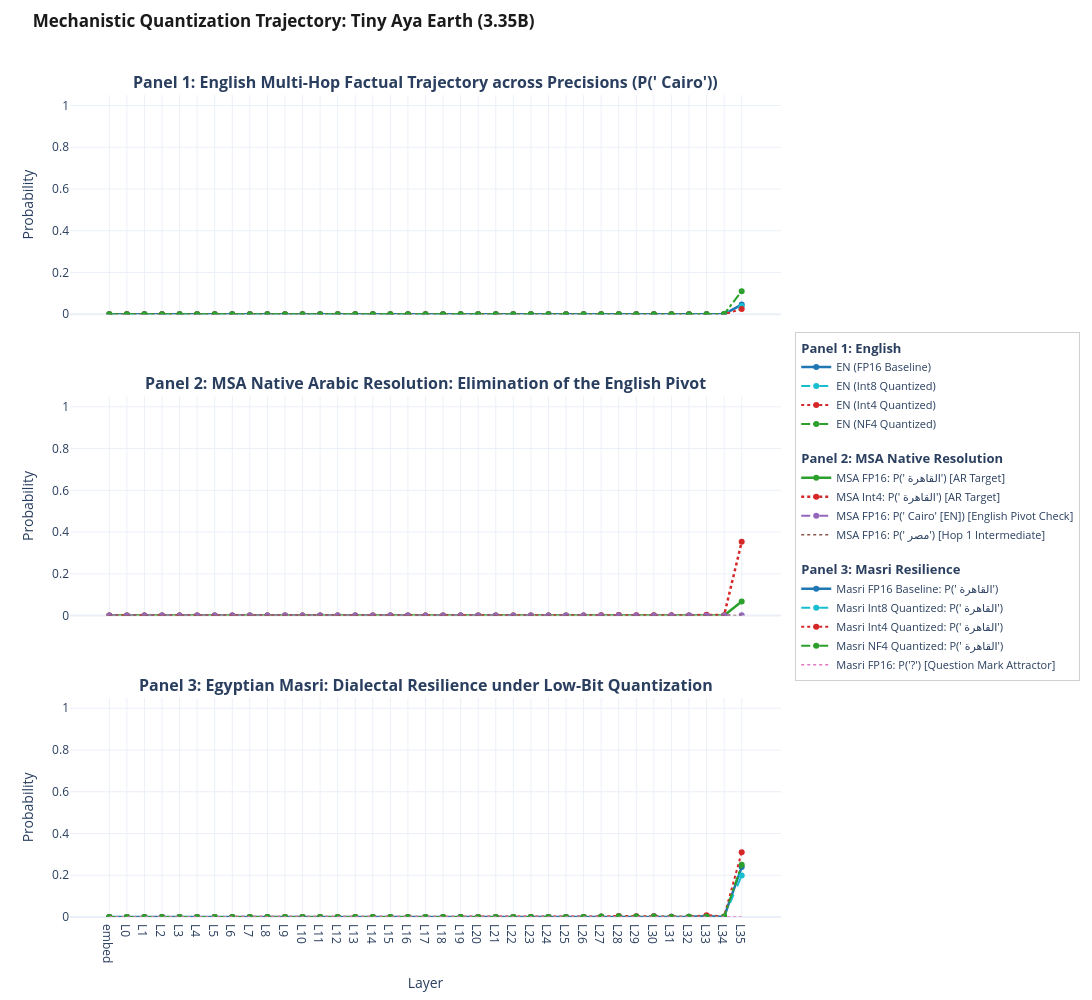

The notebook cell saved with this chart:
### Markdown cell above
### Step 7: 3-Panel Interactive Visualization of Tiny Aya Multi-Hop Reasoning

We generate an interactive, publication-ready Plotly figure tracing the mechanistic probabilities across all 36 layers of `CohereLabs/tiny-aya-earth`:
- **Panel 1: English Multi-Hop Factual Trajectory**: $P(\text{' Cairo'})$ across full precision and quantization regimes (FP16, Int8, Int4, NF4).
- **Panel 2: Absence of the English Pivot in MSA**: Comparing Arabic target $P(\text{' القاهرة'})$ against English $P(\text{' Cairo'})$ and intermediate entity $P(\text{' مصر'})$. This visually proves Hypothesis 1: Tiny Aya routes through Arabic native representations without an L22 English detour.
- **Panel 3: Masri Dialectal Resilience**: Demonstrating how Egyptian Arabic retains high factual target probability ($P \approx 0.20 - 0.31$) across all precisions, contrasting with the conversational attractor collapse observed in Gemma-2-2B.

### Code cell
# Generate 3-Panel Interactive Plotly Visualization for Tiny Aya
layer_labels = df_results[df_results["lang"] == "EN"]["layer_label"].unique().tolist()

fig = make_subplots(
    rows=3, cols=1,
    shared_xaxes=True,
    vertical_spacing=0.10,
    subplot_titles=(
        "<b>Panel 1: English Multi-Hop Factual Trajectory across Precisions (P(' Cairo'))</b>",
        "<b>Panel 2: MSA Native Arabic Resolution: Elimination of the English Pivot</b>",
        "<b>Panel 3: Egyptian Masri: Dialectal Resilience under Low-Bit Quantization</b>"
    )
)

precision_styles = [
    ("FP16 Baseline", "#1f77b4", "solid", 2.5),
    ("Int8 Quantized", "#17becf", "dash", 2.0),
    ("Int4 Quantized", "#d62728", "dot", 2.0),
    ("NF4 Quantized", "#2ca02c", "dashdot", 2.0),
]

# Panel 1: English Trajectory
for prec, color, dash, width in precision_styles:
    sub = df_results[(df_results["lang"] == "EN") & (df_results["precision"] == prec)]
    fig.add_trace(
        go.Scatter(
            x=sub["layer_label"],
            y=sub["p_cairo_en"],
            mode="lines+markers",
            name=f"EN ({prec})",
            line=dict(color=color, dash=dash, width=width),
            legendgroup="panel1",
            legendgrouptitle_text="<b>Panel 1: English</b>"
        ),
        row=1, col=1
    )

# Panel 2: MSA Pivot Elimination Check (FP16 & Int4)
sub_msa_fp16 = df_results[(df_results["lang"] == "MSA") & (df_results["precision"] == "FP16 Baseline")]
sub_msa_int4 = df_results[(df_results["lang"] == "MSA") & (df_results["precision"] == "Int4 Quantized")]
sub_msa_nf4 = df_results[(df_results["lang"] == "MSA") & (df_results["precision"] == "NF4 Quantized")]

fig.add_trace(
    go.Scatter(
        x=sub_msa_fp16["layer_label"],
        y=sub_msa_fp16["p_cairo_ar"],
        mode="lines+markers",
        name="MSA FP16: P(' القاهرة') [AR Target]",
        line=dict(color="#2ca02c", width=2.5),
        legendgroup="panel2",
        legendgrouptitle_text="<b>Panel 2: MSA Native Resolution</b>"
    ),
    row=2, col=1
)

fig.add_trace(
    go.Scatter(
        x=sub_msa_int4["layer_label"],
        y=sub_msa_int4["p_cairo_ar"],
        mode="lines+markers",
        name="MSA Int4: P(' القاهرة') [AR Target]",
        line=dict(color="#d62728", dash="dot", width=2.5),
        legendgroup="panel2"
    ),
    row=2, col=1
)

fig.add_trace(
    go.Scatter(
        x=sub_msa_fp16["layer_label"],
        y=sub_msa_fp16["p_cairo_en"],
        mode="lines+markers",
        name="MSA FP16: P(' Cairo' [EN]) [English Pivot Check]",
        line=dict(color="#9467bd", dash="dash", width=2),
        legendgroup="panel2"
    ),
    row=2, col=1
)

fig.add_trace(
    go.Scatter(
        x=sub_msa_fp16["layer_label"],
        y=sub_msa_fp16["p_egypt_ar"],
        mode="lines",
        name="MSA FP16: P(' مصر') [Hop 1 Intermediate]",
        line=dict(color="#8c564b", dash="dot", width=1.5),
        legendgroup="panel2"
    ),
    row=2, col=1
)

# Panel 3: Masri Dialectal Target vs Quantization & Interrogative Attractor
for prec, color, dash, width in precision_styles:
    sub = df_results[(df_results["lang"] == "Masri") & (df_results["precision"] == prec)]
    fig.add_trace(
        go.Scatter(
            x=sub["layer_label"],
            y=sub["p_cairo_ar"],
            mode="lines+markers",
            name=f"Masri {prec}: P(' القاهرة')",
            line=dict(color=color, dash=dash, width=width),
            legendgroup="panel3",
            legendgrouptitle_text="<b>Panel 3: Masri Resilience</b>"
        ),
        row=3, col=1
    )

# Add question mark attractor trace to show it doesn't hijack Tiny Aya
sub_masri_qmark = df_results[(df_results["lang"] == "Masri") & (df_results["precision"] == "FP16 Baseline")]
fig.add_trace(
    go.Scatter(
        x=sub_masri_qmark["layer_label"],
        y=sub_masri_qmark["p_qmark_en"],
        mode="lines",
        name="Masri FP16: P('?') [Question Mark Attractor]",
        line=dict(color="#e377c2", dash="dot", width=1.5),
        legendgroup="panel3"
    ),
    row=3, col=1
)

fig.update_layout(
    title=dict(
        text="<b>Mechanistic Quantization Trajectory: Tiny Aya Earth (3.35B)</b>",
        font=dict(size=17, color="#1a1a1a"),
        x=0.03, y=0.985,
        xanchor="left", yanchor="top"
    ),
    width=1200,
    height=1000,
    template="plotly_white",
    hovermode="x unified",
    legend=dict(
        x=1.02, y=0.5,
        xanchor="left", yanchor="middle",
        orientation="v",
        bgcolor="rgba(255, 255, 255, 0.95)",
        bordercolor="#d0d0d0",
        borderwidth=1,
        font=dict(size=11),
        tracegroupgap=15
    ),
    margin=dict(l=70, r=300, t=95, b=60)
)

fig.update_yaxes(title_text="Probability", range=[0, 1.05], row=1, col=1)
fig.update_yaxes(title_text="Probability", range=[0, 1.05], row=2, col=1)
fig.update_yaxes(title_text="Probability", range=[0, 1.05], row=3, col=1)
fig.update_xaxes(title_text="Layer", row=3, col=1)

html_file = "tiny_aya_quantization_multihop_trajectory.html"
fig.write_html(html_file)
print(f"Interactive 3-panel visualization saved to {html_file}")
fig.show()

### Figure 1 — Plotly figure (JSON) as saved in the notebook; plotly's stock layout.template omitted (floating-point values rounded to 4 significant figures)
{"data": [{"legendgroup": "panel1", "legendgrouptitle": {"text": "<b>Panel 1: English</b>"}, "line": {"color": "#1f77b4", "dash": "solid", "width": 2.5}, "mode": "lines+markers", "name": "EN (FP16 Baseline)", "type": "scatter", "x": ["embed", "L0", "L1", "L2", "L3", "L4", "L5", "L6", "L7", "L8", "L9", "L10", "L11", "L12", "L13", "L14", "L15", "L16", "L17", "L18", "L19", "L20", "L21", "L22", "L23", "L24", "L25", "L26", "L27", "L28", "L29", "L30", "L31", "L32", "L33", "L34", "L35"], "xaxis": "x", "y": [0.0, 5.588e-07, 3.092e-07, 1.704e-07, 5.327e-07, 7.264e-07, 5.774e-07, 4.354e-08, 3.376e-08, 2.456e-08, 2.91e-10, 1.234e-11, 1.648e-11, 6.503e-11, 3.843e-11, 2.037e-09, 1.764e-10, 1.128e-09, 1.506e-09, 3.987e-09, 7.567e-10, 9.371e-09, 1.793e-08, 9.267e-08, 3.085e-09, 1.691e-06, 8.047e-07, 3.576e-07, 5.476e-07, 2.015e-05, 3.719e-05, 4.858e-06, 5.603e-06, 4.262e-06, 8.106e-06, 7.01e-05, 0.04614], "yaxis": "y"}, {"legendgroup": "panel1", "legendgrouptitle": {"text": "<b>Panel 1: English</b>"}, "line": {"color": "#17becf", "dash": "dash", "width": 2.0}, "mode": "lines+markers", "name": "EN (Int8 Quantized)", "type": "scatter", "x": ["embed", "L0", "L1", "L2", "L3", "L4", "L5", "L6", "L7", "L8", "L9", "L10", "L11", "L12", "L13", "L14", "L15", "L16", "L17", "L18", "L19", "L20", "L21", "L22", "L23", "L24", "L25", "L26", "L27", "L28", "L29", "L30", "L31", "L32", "L33", "L34", "L35"], "xaxis": "x", "y": [0.0, 5.439e-07, 3.166e-07, 1.695e-07, 5.439e-07, 7.637e-07, 5.774e-07, 4.61e-08, 3.26e-08, 2.387e-08, 2.71e-10, 1.023e-11, 1.364e-11, 5.525e-11, 3.615e-11, 1.717e-09, 1.537e-10, 1.084e-09, 1.433e-09, 4.249e-09, 8.986e-10, 9.604e-09, 1.711e-08, 7.357e-08, 2.823e-09, 1.311e-06, 6.78e-07, 3.017e-07, 4.955e-07, 1.729e-05, 3.171e-05, 4.768e-06, 4.947e-06, 2.861e-06, 5.603e-06, 5.841e-05, 0.03882], "yaxis": "y"}, {"legendgroup": "panel1", "legendgrouptitle": {"text": "<b>Panel 1: English</b>"}, "line": {"color": "#d62728", "dash": "dot", "width": 2.0}, "mode": "lines+markers", "name": "EN (Int4 Quantized)", "type": "scatter", "x": ["embed", "L0", "L1", "L2", "L3", "L4", "L5", "L6", "L7", "L8", "L9", "L10", "L11", "L12", "L13", "L14", "L15", "L16", "L17", "L18", "L19", "L20", "L21", "L22", "L23", "L24", "L25", "L26", "L27", "L28", "L29", "L30", "L31", "L32", "L33", "L34", "L35"], "xaxis": "x", "y": [0.0, 4.917e-07, 2.17e-07, 9.546e-08, 4.508e-07, 5.066e-07, 4.638e-07, 2.573e-08, 8.44e-09, 1.048e-08, 8.404e-10, 1.45e-11, 5.389e-11, 9.14e-11, 1.887e-11, 7.021e-10, 3.047e-11, 2.929e-10, 7.785e-10, 1.222e-09, 1.528e-09, 7.742e-09, 1.956e-08, 9.779e-09, 7.603e-10, 5.96e-08, 4.354e-08, 3.399e-08, 4.889e-08, 1.319e-06, 2.414e-06, 3.26e-07, 5.029e-07, 1.408e-06, 4.202e-06, 6.962e-05, 0.02454], "yaxis": "y"}, {"legendgroup": "panel1", "legendgrouptitle": {"text": "<b>Panel 1: English</b>"}, "line": {"color": "#2ca02c", "dash": "dashdot", "width": 2.0}, "mode": "lines+markers", "name": "EN (NF4 Quantized)", "type": "scatter", "x": ["embed", "L0", "L1", "L2", "L3", "L4", "L5", "L6", "L7", "L8", "L9", "L10", "L11", "L12", "L13", "L14", "L15", "L16", "L17", "L18", "L19", "L20", "L21", "L22", "L23", "L24", "L25", "L26", "L27", "L28", "L29", "L30", "L31", "L32", "L33", "L34", "L35"], "xaxis": "x", "y": [0.0, 3.26e-07, 2.645e-07, 1.509e-07, 5.998e-07, 7.004e-07, 4.638e-07, 1.132e-07, 6.892e-08, 2.584e-08, 6.403e-10, 1.04e-11, 1.427e-11, 1.032e-10, 3.274e-11, 6.185e-10, 4.957e-11, 2.474e-10, 7.785e-10, 3.187e-09, 1.113e-09, 6.956e-09, 1.478e-08, 1.974e-07, 9.08e-09, 1.11e-06, 5.774e-07, 3.8e-07, 1.244e-06, 1.597e-05, 6.485e-05, 2.313e-05, 2.372e-05, 6.676e-06, 3.409e-05, 0.0003719, 0.1104], "yaxis": "y"}, {"legendgroup": "panel2", "legendgrouptitle": {"text": "<b>Panel 2: MSA Native Resolution</b>"}, "line": {"color": "#2ca02c", "width": 2.5}, "mode": "lines+markers", "name": "MSA FP16: P(' القاهرة') [AR Target]", "type": "scatter", "x": ["embed", "L0", "L1", "L2", "L3", "L4", "L5", "L6", "L7", "L8", "L9", "L10", "L11", "L12", "L13", "L14", "L15", "L16", "L17", "L18", "L19", "L20", "L21", "L22", "L23", "L24", "L25", "L26", "L27", "L28", "L29", "L30", "L31", "L32", "L33", "L34", "L35"], "xaxis": "x2", "y": [9.442e-35, 1.445e-06, 1.453e-06, 7.73e-08, 1.276e-07, 1.048e-07, 1.997e-06, 7.562e-07, 1.527e-06, 2.846e-06, 1.408e-06, 1.08e-07, 2.552e-07, 3.316e-07, 1.909e-07, 3.874e-07, 3.409e-07, 2.742e-06, 4.154e-07, 2.403e-07, 5.253e-07, 8.158e-07, 1.118e-06, 3.338e-06, 5.476e-07, 0.0001278, 0.0001392, 5.221e-05, 0.0001392, 0.001106, 0.0005722, 0.0002575, 0.0002632, 0.0001984, 0.000824, 0.0002823, 0.06738], "yaxis": "y2"}, {"legendgroup": "panel2", "line": {"color": "#d62728", "dash": "dot", "width": 2.5}, "mode": "lines+markers", "name": "MSA Int4: P(' القاهرة') [AR Target]", "type": "scatter", "x": ["embed", "L0", "L1", "L2", "L3", "L4", "L5", "L6", "L7", "L8", "L9", "L10", "L11", "L12", "L13", "L14", "L15", "L16", "L17", "L18", "L19", "L20", "L21", "L22", "L23", "L24", "L25", "L26", "L27", "L28", "L29", "L30", "L31", "L32", "L33", "L34", "L35"], "xaxis": "x2", "y": [9.442e-35, 1.281e-06, 1.743e-06, 1.993e-07, 2.887e-07, 2.151e-07, 1.118e-06, 2.608e-07, 1.036e-06, 3.085e-06, 1.565e-06, 3.334e-07, 2.701e-07, 7.6e-07, 2.17e-07, 4.21e-07, 4.135e-07, 3.532e-06, 4.191e-07, 6.38e-08, 5.588e-07, 2.012e-06, 3.442e-06, 4.351e-06, 3.323e-06, 0.0001035, 0.0001993, 0.0001163, 0.001305, 0.002838, 0.002243, 0.001625, 0.001122, 0.000885, 0.003708, 0.001953, 0.3535], "yaxis": "y2"}, {"legendgroup": "panel2", "line": {"color": "#9467bd", "dash": "dash", "width": 2}, "mode": "lines+markers", "name": "MSA FP16: P(' Cairo' [EN]) [English Pivot Check]", "type": "scatter", "x": ["embed", "L0", "L1", "L2", "L3", "L4", "L5", "L6", "L7", "L8", "L9", "L10", "L11", "L12", "L13", "L14", "L15", "L16", "L17", "L18", "L19", "L20", "L21", "L22", "L23", "L24", "L25", "L26", "L27", "L28", "L29", "L30", "L31", "L32", "L33", "L34", "L35"], "xaxis": "x2", "y": [3.747e-34, 5.275e-10, 1.819e-10, 3.297e-11, 7.321e-11, 2.656e-10, 1.269e-08, 1.537e-08, 7.509e-09, 1.345e-08, 6.17e-09, 4.329e-10, 3.26e-09, 4.715e-09, 2.383e-10, 6.403e-10, 8.695e-10, 2.852e-08, 5.239e-09, 9.197e-09, 6.665e-09, 3.912e-08, 2.317e-08, 1.797e-07, 2.084e-08, 1.991e-05, 1.013e-05, 4.351e-06, 2.074e-05, 0.001183, 0.0008316, 0.0003414, 0.0006332, 0.0002804, 0.0001898, 2.873e-05, 0.001236], "yaxis": "y2"}, {"legendgroup": "panel2", "line": {"color": "#8c564b", "dash": "dot", "width": 1.5}, "mode": "lines", "name": "MSA FP16: P(' مصر') [Hop 1 Intermediate]", "type": "scatter", "x": ["embed", "L0", "L1", "L2", "L3", "L4", "L5", "L6", "L7", "L8", "L9", "L10", "L11", "L12", "L13", "L14", "L15", "L16", "L17", "L18", "L19", "L20", "L21", "L22", "L23", "L24", "L25", "L26", "L27", "L28", "L29", "L30", "L31", "L32", "L33", "L34", "L35"], "xaxis": "x2", "y": [4.514e-34, 3.368e-06, 9.35e-07, 2.421e-08, 5.052e-08, 2.573e-08, 9.835e-07, 3.222e-07, 2.477e-07, 9.015e-07, 6.706e-07, 3.236e-08, 2.738e-07, 4.083e-06, 1.699e-06, 1.222e-06, 3.297e-07, 6.258e-07, 2.151e-07, 1.378e-07, 9.164e-07, 1.267e-06, 8.345e-07, 5.037e-06, 5.998e-07, 0.0001163, 0.0001688, 1.979e-05, 1.472e-05, 0.0001755, 0.000144, 3.171e-05, 3.052e-05, 2.098e-05, 1.18e-05, 9.954e-06, 0.0003777], "yaxis": "y2"}, {"legendgroup": "panel3", "legendgrouptitle": {"text": "<b>Panel 3: Masri Resilience</b>"}, "line": {"color": "#1f77b4", "dash": "solid", "width": 2.5}, "mode": "lines+markers", "name": "Masri FP16 Baseline: P(' القاهرة')", "type": "scatter", "x": ["embed", "L0", "L1", "L2", "L3", "L4", "L5", "L6", "L7", "L8", "L9", "L10", "L11", "L12", "L13", "L14", "L15", "L16", "L17", "L18", "L19", "L20", "L21", "L22", "L23", "L24", "L25", "L26", "L27", "L28", "L29", "L30", "L31", "L32", "L33", "L34", "L35"], "xaxis": "x3", "y": [9.442e-35, 8.568e-07, 9.611e-07, 1.239e-07, 2.533e-07, 7.711e-07, 8.047e-07, 1.711e-08, 8.345e-07, 3.669e-07, 2.026e-08, 7.823e-08, 3.427e-07, 3.073e-07, 8.009e-08, 1.066e-07, 4.633e-08, 1.147e-06, 1.974e-07, 3.316e-07, 3.856e-07, 7.562e-07, 1.766e-06, 7.749e-06, 5.007e-05, 0.0001698, 0.0003567, 0.0001583, 0.001541, 0.002792, 0.002472, 0.003342, 0.0009117, 0.0007896, 0.004059, 0.0009918, 0.2393], "yaxis": "y3"}, {"legendgroup": "panel3", "legendgrouptitle": {"text": "<b>Panel 3: Masri Resilience</b>"}, "line": {"color": "#17becf", "dash": "dash", "width": 2.0}, "mode": "lines+markers", "name": "Masri Int8 Quantized: P(' القاهرة')", "type": "scatter", "x": ["embed", "L0", "L1", "L2", "L3", "L4", "L5", "L6", "L7", "L8", "L9", "L10", "L11", "L12", "L13", "L14", "L15", "L16", "L17", "L18", "L19", "L20", "L21", "L22", "L23", "L24", "L25", "L26", "L27", "L28", "L29", "L30", "L31", "L32", "L33", "L34", "L35"], "xaxis": "x3", "y": [9.442e-35, 8.792e-07, 9.835e-07, 1.276e-07, 2.608e-07, 7.786e-07, 8.233e-07, 1.804e-08, 8.568e-07, 3.52e-07, 1.595e-08, 7.357e-08, 3.446e-07, 3.166e-07, 8.708e-08, 1.164e-07, 5.96e-08, 1.229e-06, 2.347e-07, 3.688e-07, 4.433e-07, 7.637e-07, 1.676e-06, 7.808e-06, 4.84e-05, 0.0001593, 0.0003338, 0.0001507, 0.001434, 0.002609, 0.002228, 0.00293, 0.0007668, 0.0006638, 0.003616, 0.0008469, 0.1982], "yaxis": "y3"}, {"legendgroup": "panel3", "legendgrouptitle": {"text": "<b>Panel 3: Masri Resilience</b>"}, "line": {"color": "#d62728", "dash": "dot", "width": 2.0}, "mode": "lines+markers", "name": "Masri Int4 Quantized: P(' القاهرة')", "type": "scatter", "x": ["embed", "L0", "L1", "L2", "L3", "L4", "L5", "L6", "L7", "L8", "L9", "L10", "L11", "L12", "L13", "L14", "L15", "L16", "L17", "L18", "L19", "L20", "L21", "L22", "L23", "L24", "L25", "L26", "L27", "L28", "L29", "L30", "L31", "L32", "L33", "L34", "L35"], "xaxis": "x3", "y": [9.442e-35, 8.009e-07, 1.267e-06, 2.813e-07, 8.084e-07, 1.207e-06, 9.537e-07, 2.095e-08, 7.227e-07, 4.712e-07, 2.058e-07, 8.242e-08, 6.407e-07, 7.041e-07, 4.135e-07, 2.058e-07, 3.283e-08, 1.423e-06, 1.984e-07, 1.648e-07, 9.276e-07, 1.468e-06, 3.323e-06, 9.358e-06, 3.505e-05, 9.584e-05, 0.0003567, 0.0002537, 0.002502, 0.005127, 0.003403, 0.003723, 0.001297, 0.00135, 0.00885, 0.002914, 0.3105], "yaxis": "y3"}, {"legendgroup": "panel3", "legendgrouptitle": {"text": "<b>Panel 3: Masri Resilience</b>"}, "line": {"color": "#2ca02c", "dash": "dashdot", "width": 2.0}, "mode": "lines+markers", "name": "Masri NF4 Quantized: P(' القاهرة')", "type": "scatter", "x": ["embed", "L0", "L1", "L2", "L3", "L4", "L5", "L6", "L7", "L8", "L9", "L10", "L11", "L12", "L13", "L14", "L15", "L16", "L17", "L18", "L19", "L20", "L21", "L22", "L23", "L24", "L25", "L26", "L27", "L28", "L29", "L30", "L31", "L32", "L33", "L34", "L35"], "xaxis": "x3", "y": [9.442e-35, 8.568e-07, 7.19e-07, 1.015e-07, 3.614e-07, 7.488e-07, 1.125e-06, 3.935e-08, 1.185e-06, 3.93e-07, 1.653e-08, 9.127e-08, 4.135e-07, 3.539e-07, 3.609e-08, 5.658e-08, 1.804e-08, 1.036e-06, 3.092e-07, 6.445e-07, 5.029e-07, 7.078e-07, 1.624e-06, 1.007e-05, 4.125e-05, 6.723e-05, 0.0002327, 0.0001421, 0.001877, 0.00325, 0.002243, 0.002136, 0.0004883, 0.0006065, 0.002487, 0.0007095, 0.25], "yaxis": "y3"}, {"legendgroup": "panel3", "line": {"color": "#e377c2", "dash": "dot", "width": 1.5}, "mode": "lines", "name": "Masri FP16: P('?') [Question Mark Attractor]", "type": "scatter", "x": ["embed", "L0", "L1", "L2", "L3", "L4", "L5", "L6", "L7", "L8", "L9", "L10", "L11", "L12", "L13", "L14", "L15", "L16", "L17", "L18", "L19", "L20", "L21", "L22", "L23", "L24", "L25", "L26", "L27", "L28", "L29", "L30", "L31", "L32", "L33", "L34", "L35"], "xaxis": "x3", "y": [4.695e-27, 5.774e-07, 1.147e-06, 3.994e-06, 6.139e-06, 0.0001812, 5.198e-05, 2.488e-06, 1.993e-07, 2.738e-07, 1.993e-07, 4.983e-05, 3.323e-06, 9.12e-06, 1.514e-05, 0.001678, 0.0004253, 5.341e-05, 7.534e-05, 0.0001497, 0.0001526, 6.407e-06, 5.126e-06, 3.893e-07, 2.146e-06, 4.675e-07, 5.066e-07, 3.614e-07, 6.631e-07, 4.889e-08, 3.283e-08, 2.363e-08, 3.236e-08, 8.615e-09, 2.293e-08, 1.928e-07, 2.533e-06], "yaxis": "y3"}], "layout": {"annotations": [{"font": {"size": 16}, "showarrow": false, "text": "<b>Panel 1: English Multi-Hop Factual Trajectory across Precisions (P(' Cairo'))</b>", "x": 0.5, "xanchor": "center", "xref": "paper", "y": 1.0, "yanchor": "bottom", "yref": "paper"}, {"font": {"size": 16}, "showarrow": false, "text": "<b>Panel 2: MSA Native Arabic Resolution: Elimination of the English Pivot</b>", "x": 0.5, "xanchor": "center", "xref": "paper", "y": 0.6333, "yanchor": "bottom", "yref": "paper"}, {"font": {"size": 16}, "showarrow": false, "text": "<b>Panel 3: Egyptian Masri: Dialectal Resilience under Low-Bit Quantization</b>", "x": 0.5, "xanchor": "center", "xref": "paper", "y": 0.2667, "yanchor": "bottom", "yref": "paper"}], "height": 1000, "hovermode": "x unified", "legend": {"bgcolor": "rgba(255, 255, 255, 0.95)", "bordercolor": "#d0d0d0", "borderwidth": 1, "font": {"size": 11}, "orientation": "v", "tracegroupgap": 15, "x": 1.02, "xanchor": "left", "y": 0.5, "yanchor": "middle"}, "margin": {"b": 60, "l": 70, "r": 300, "t": 95}, "title": {"font": {"color": "#1a1a1a", "size": 17}, "text": "<b>Mechanistic Quantization Trajectory: Tiny Aya Earth (3.35B)</b>", "x": 0.03, "xanchor": "left", "y": 0.985, "yanchor": "top"}, "width": 1200, "xaxis": {"anchor": "y", "domain": [0.0, 1.0], "matches": "x3", "showticklabels": false}, "xaxis2": {"anchor": "y2", "domain": [0.0, 1.0], "matches": "x3", "showticklabels": false}, "xaxis3": {"anchor": "y3", "domain": [0.0, 1.0], "title": {"text": "Layer"}}, "yaxis": {"anchor": "x", "domain": [0.7333, 1.0], "range": [0, 1.05], "title": {"text": "Probability"}}, "yaxis2": {"anchor": "x2", "domain": [0.3667, 0.6333], "range": [0, 1.05], "title": {"text": "Probability"}}, "yaxis3": {"anchor": "x3", "domain": [0.0, 0.2667], "range": [0, 1.05], "title": {"text": "Probability"}}}}
